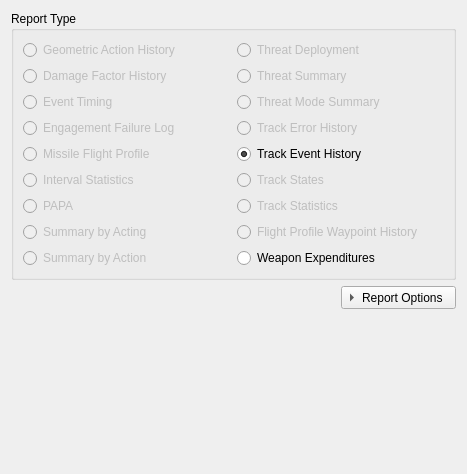
<?xml version="1.0" encoding="UTF-8"?>
<ui version="4.0">
 <class>EngagementType</class>
 <widget class="QWidget" name="EngagementType">
  <property name="geometry">
   <rect>
    <x>0</x>
    <y>0</y>
    <width>467</width>
    <height>474</height>
   </rect>
  </property>
  <property name="sizePolicy">
   <sizepolicy hsizetype="Expanding" vsizetype="Fixed">
    <horstretch>0</horstretch>
    <verstretch>0</verstretch>
   </sizepolicy>
  </property>
  <layout class="QVBoxLayout" name="verticalLayout" stretch="0,0,0">
   <item>
    <widget class="QGroupBox" name="groupBox">
     <property name="title">
      <string>Report Type</string>
     </property>
     <layout class="QGridLayout" name="gridLayout">
      <item row="1" column="0">
       <widget class="QRadioButton" name="mButtonGAH">
        <property name="enabled">
         <bool>false</bool>
        </property>
        <property name="text">
         <string>Geometric Action History</string>
        </property>
        <property name="checked">
         <bool>false</bool>
        </property>
       </widget>
      </item>
      <item row="1" column="1">
       <widget class="QRadioButton" name="mButtonTD">
        <property name="enabled">
         <bool>false</bool>
        </property>
        <property name="text">
         <string>Threat Deployment</string>
        </property>
       </widget>
      </item>
      <item row="2" column="0">
       <widget class="QRadioButton" name="mButtonDFH">
        <property name="enabled">
         <bool>false</bool>
        </property>
        <property name="text">
         <string>Damage Factor History</string>
        </property>
       </widget>
      </item>
      <item row="2" column="1">
       <widget class="QRadioButton" name="mButtonThSm">
        <property name="enabled">
         <bool>false</bool>
        </property>
        <property name="text">
         <string>Threat Summary</string>
        </property>
       </widget>
      </item>
      <item row="5" column="0">
       <widget class="QRadioButton" name="mButtonMFP">
        <property name="enabled">
         <bool>false</bool>
        </property>
        <property name="text">
         <string>Missile Flight Profile</string>
        </property>
       </widget>
      </item>
      <item row="6" column="0">
       <widget class="QRadioButton" name="mButtonIS">
        <property name="enabled">
         <bool>false</bool>
        </property>
        <property name="text">
         <string>Interval Statistics</string>
        </property>
       </widget>
      </item>
      <item row="7" column="0">
       <widget class="QRadioButton" name="mButtonPAPA">
        <property name="enabled">
         <bool>false</bool>
        </property>
        <property name="text">
         <string>PAPA</string>
        </property>
       </widget>
      </item>
      <item row="4" column="0">
       <widget class="QRadioButton" name="mButtonEFL">
        <property name="enabled">
         <bool>false</bool>
        </property>
        <property name="text">
         <string>Engagement Failure Log</string>
        </property>
       </widget>
      </item>
      <item row="7" column="1">
       <widget class="QRadioButton" name="mButtonTStats">
        <property name="enabled">
         <bool>false</bool>
        </property>
        <property name="text">
         <string>Track Statistics</string>
        </property>
       </widget>
      </item>
      <item row="8" column="1">
       <widget class="QRadioButton" name="mButtonFPWH">
        <property name="enabled">
         <bool>false</bool>
        </property>
        <property name="text">
         <string>Flight Profile Waypoint History</string>
        </property>
       </widget>
      </item>
      <item row="9" column="1">
       <widget class="QRadioButton" name="mButtonWE">
        <property name="text">
         <string>Weapon Expenditures</string>
        </property>
       </widget>
      </item>
      <item row="4" column="1">
       <widget class="QRadioButton" name="mButtonTErH">
        <property name="enabled">
         <bool>false</bool>
        </property>
        <property name="text">
         <string>Track Error History</string>
        </property>
       </widget>
      </item>
      <item row="3" column="1">
       <widget class="QRadioButton" name="mButtonTMS">
        <property name="enabled">
         <bool>false</bool>
        </property>
        <property name="text">
         <string>Threat Mode Summary</string>
        </property>
       </widget>
      </item>
      <item row="5" column="1">
       <widget class="QRadioButton" name="mButtonTEvH">
        <property name="text">
         <string>Track Event History</string>
        </property>
        <property name="checked">
         <bool>true</bool>
        </property>
       </widget>
      </item>
      <item row="3" column="0">
       <widget class="QRadioButton" name="mButtonET">
        <property name="enabled">
         <bool>false</bool>
        </property>
        <property name="text">
         <string>Event Timing</string>
        </property>
       </widget>
      </item>
      <item row="6" column="1">
       <widget class="QRadioButton" name="mButtonTS">
        <property name="enabled">
         <bool>false</bool>
        </property>
        <property name="text">
         <string>Track States</string>
        </property>
       </widget>
      </item>
      <item row="8" column="0">
       <widget class="QRadioButton" name="mButtonActing">
        <property name="enabled">
         <bool>false</bool>
        </property>
        <property name="text">
         <string>Summary by Acting</string>
        </property>
       </widget>
      </item>
      <item row="9" column="0">
       <widget class="QRadioButton" name="mButtonAction">
        <property name="enabled">
         <bool>false</bool>
        </property>
        <property name="text">
         <string>Summary by Action</string>
        </property>
       </widget>
      </item>
     </layout>
    </widget>
   </item>
   <item>
    <layout class="QHBoxLayout" name="horizontalLayout_2">
     <item>
      <spacer name="horizontalSpacer">
       <property name="orientation">
        <enum>Qt::Horizontal</enum>
       </property>
       <property name="sizeHint" stdset="0">
        <size>
         <width>40</width>
         <height>20</height>
        </size>
       </property>
      </spacer>
     </item>
     <item>
      <widget class="QToolButton" name="toolButton">
       <property name="sizePolicy">
        <sizepolicy hsizetype="Fixed" vsizetype="Fixed">
         <horstretch>0</horstretch>
         <verstretch>0</verstretch>
        </sizepolicy>
       </property>
       <property name="contextMenuPolicy">
        <enum>Qt::NoContextMenu</enum>
       </property>
       <property name="toolTip">
        <string/>
       </property>
       <property name="layoutDirection">
        <enum>Qt::LeftToRight</enum>
       </property>
       <property name="styleSheet">
        <string notr="true"/>
       </property>
       <property name="text">
        <string>Report Options</string>
       </property>
       <property name="toolButtonStyle">
        <enum>Qt::ToolButtonTextBesideIcon</enum>
       </property>
       <property name="autoRaise">
        <bool>false</bool>
       </property>
       <property name="arrowType">
        <enum>Qt::RightArrow</enum>
       </property>
      </widget>
     </item>
    </layout>
   </item>
   <item>
    <spacer>
     <property name="orientation">
      <enum>Qt::Vertical</enum>
     </property>
     <property name="sizeHint" stdset="0">
      <size>
       <width>20</width>
       <height>40</height>
      </size>
     </property>
    </spacer>
   </item>
  </layout>
 </widget>
 <resources/>
 <connections/>
</ui>
